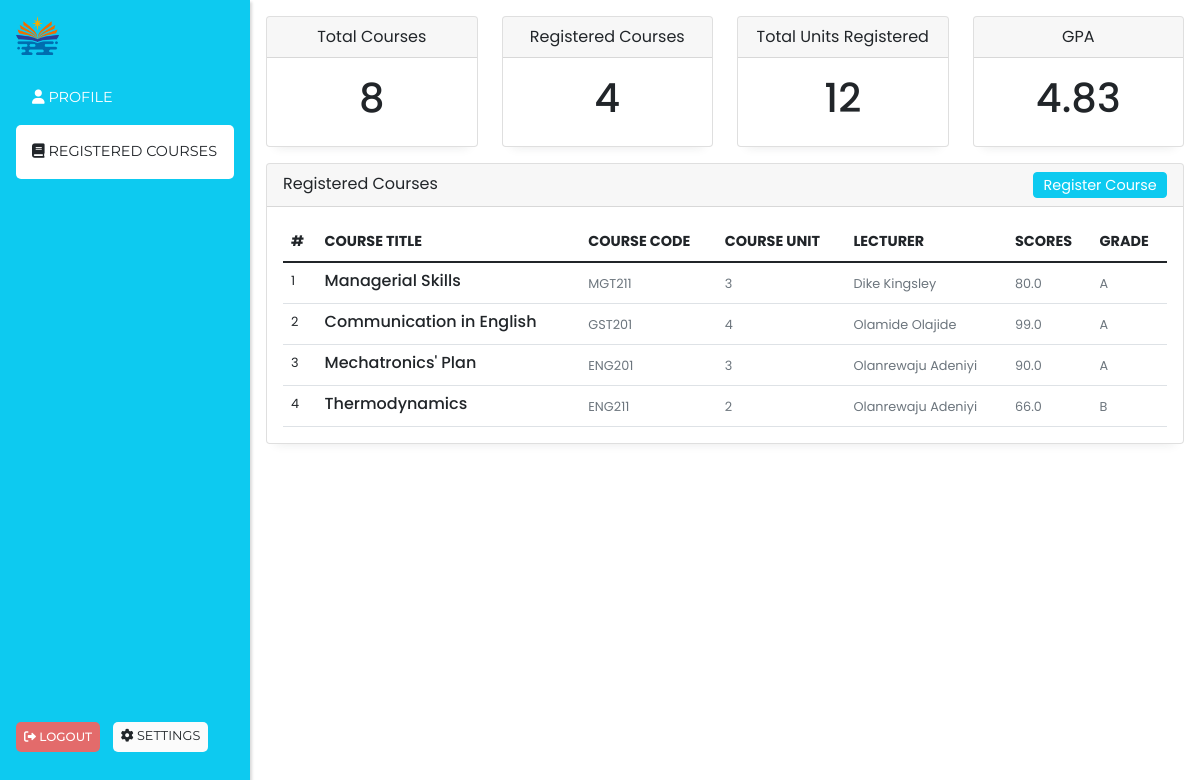
/registered_courses (signed in), run on the app's committed database.
### models/students.py (models this page shows, shortened)
class Student(db.Model, UserMixin):
    __tablename__ = "students"
    id = db.Column(db.String(50), default=hexid, primary_key=True, index=True)
    first_name = db.Column(db.String(80), nullable=False)
    last_name = db.Column(db.String(80), nullable=False)
    email = db.Column(db.String(120), unique=True, nullable=False)
    phone = db.Column(db.String(20), nullable=False)
    active = db.Column(db.Boolean, default=True)
    stud_id = db.Column(
        db.String(50),
        unique=True,
        nullable=False,
        default=code_generator(f"ACA-{datetime.now().year}-"),
    )
    gpa = db.Column(db.Float, nullable=False, default=0.00)
    password = db.Column(
        db.Text, nullable=False, default=student_default_password("academia")
    )
    changed_password = db.Column(db.Boolean, nullable=False, default=False)
    created_at = db.Column(db.DateTime, nullable=False, default=datetime.utcnow)
    registered_courses = db.relationship(
        "CourseRegistered", cascade="all, delete", backref="student", lazy=True
    )

### models/course_registered.py (models this page shows, shortened)
class CourseRegistered(db.Model, UserMixin):
    __tablename__ = "course_registered"
    id = db.Column(db.String(50), default=hexid, primary_key=True, index=True)
    score = db.Column(db.Float, nullable=False, default=0.0)
    grade = db.Column(db.String(10), default="N/A")
    student_id = db.Column(db.String(50), db.ForeignKey("students.id"), nullable=False)
    course_id = db.Column(db.String(50), db.ForeignKey("courses.id"), nullable=False)

### models/courses.py (models this page shows, shortened)
class Course(db.Model, UserMixin):
    __tablename__ = "courses"
    id = db.Column(db.String(50), default=hexid, primary_key=True, index=True)
    course_title = db.Column(db.String(100), nullable=False)
    course_code = db.Column(db.String(80), unique=True, nullable=False)
    year = db.Column(db.Integer, nullable=False, default=datetime.now().year)
    course_unit = db.Column(db.Integer, nullable=False)
    created_at = db.Column(db.DateTime, nullable=False, default=datetime.now)
    teacher_id = db.Column(db.String(50), db.ForeignKey("admin.id"))
    registered_courses = db.relationship(
        "CourseRegistered", backref="course", lazy=True, cascade="all, delete"
    )
    student_registered = db.relationship(
        "CourseRegistered",
        viewonly=True,
        overlaps="course,registered_courses",
        backref="student_",
    )

### models/admin.py (models this page shows, shortened)
class Admin(db.Model, UserMixin):
    __tablename__ = "admin"
    id = db.Column(db.String(50), default=hexid, primary_key=True, index=True)
    first_name = db.Column(db.String(50), nullable=False)
    last_name = db.Column(db.String(50), nullable=False)
    active = db.Column(db.Boolean, default=True)
    adm_id = db.Column(
        db.String(50), unique=True, nullable=False, default=generate_admin_id
    )
    email = db.Column(db.String(120), unique=True, nullable=False)
    is_superadmin = db.Column(db.Boolean, default=False)
    phone_number = db.Column(db.String(50), nullable=True)
    role_id = db.Column(db.String(50), db.ForeignKey("role.id"), nullable=False)
    password = db.Column(db.Text, nullable=False)
    date_created = db.Column(db.DateTime, default=datetime.now)
    courses = db.relationship(
        "Course", cascade="all, delete", backref="lecturer", lazy=True
    )

### endpoints/student.py (the view)
@student.route("/registered_courses", methods=["GET"])
@login_required
@student_required
def registered_courses():
    alert = session.pop("alert", None)
    bg_color = session.pop("bg_color", None)
    reg_courses = CourseRegistered.query.filter_by(
        student_id=current_user.id
    )
    total_units = sum([course.course.course_unit for course in reg_courses])
    courses = Course.query.all()
    return render_template(
        "student_templates/reg_courses.html",
        registered_courses=True,
        alert=alert,
        bg_color=bg_color,
        reg_courses=reg_courses,
        total_units=total_units,
        total_courses=len(courses),
    )

### app_config.py (called while the page is built)
def create_app(config=config_object["development"]):
    app = Flask(__name__)
    app.config.from_object(config)
    cors.init_app(app)
    login_manager.init_app(app)
    db.init_app(app)
    migrate.init_app(app, db)
    @login_manager.user_loader
    def load_user(user_id):
        logged_user = Admin.query.get(user_id)
        if not logged_user:
            logged_user = Student.query.get(user_id)
        return logged_user
    @login_manager.unauthorized_handler
    def unauthorized():
        session["alert"] = "Please login to access this page"
        session["bg_color"] = "danger"
        return redirect(url_for("school.login"))
    @app.errorhandler(404)
    def page_not_found(e):
        return render_template("404.html")
    app.register_blueprint(admin_blueprint)
    app.register_blueprint(school_blueprint)
    app.register_blueprint(student_blueprint)
    return app

### templates/student_templates/reg_courses.html (shortened to what this page needs)
{% extends 'student_templates/student_layout.html' %}
{% block content %}
<div class="row">
    <div class="col-md-3 d-md-block">
        <div class="card">
            <div class="card-header text-center">
                Total Courses
            </div>
            <div class="card-body">
                <h1 class="text-center">{{total_courses}}</h1>
            </div>
        </div>
    </div>
    <div class="col-md-3 d-md-block">
        <div class="card">
            <div class="card-header text-center">
                Registered Courses
            </div>
            <div class="card-body">
                <h1 class="text-center">{{current_user.registered_courses|length}}</h1>
            </div>
        </div>
    </div>
    <div class="col-md-3 d-md-block">
        <div class="card">
            <div class="card-header text-center">
                Total Units Registered
            </div>
            <div class="card-body">
                <h1 class="text-center">{{total_units}}</h1>
            </div>
        </div>
    </div>
    <div class="col-md-3 d-md-block">
        <div class="card">
            <div class="card-header text-center">
                GPA
            </div>
            <div class="card-body">
                <h1 class="text-center">{{current_user.gpa}}</h1>
            </div>
        </div>
    </div>
</div>
<div class="row mt-3">
    <div class="col-md-12">
        <div class="card">
            <div class="card-header">
                <span>Registered Courses</span>
                <span class="float-end">
                    <a href="{{url_for('student.available_courses')}}" class="btn btn-info text-white badge fw-normal shadow-none" style="font-size: .9rem;">Register Course</a>
                </span>
            </div>
            <div class="card-body">
                <div class="row">
                    <div class="col-md-12">
                        <div class="table-responsive">
                            <table class="table no-wrap user-table mb-0">
                                <thead>
                                    <tr>
                                        <th scope="col" class="border-0 text-uppercase font-medium pl-4" style="font-size: .9rem;">#</th>
                                        <th scope="col" class="border-0 text-uppercase font-medium" style="font-size: .9rem;">Course Title</th>
                                        <th scope="col" class="border-0 text-uppercase font-medium" style="font-size: .9rem;">Course Code</th>
                                        <th scope="col" class="border-0 text-uppercase font-medium" style="font-size: .9rem;">Course Unit</th>
                                        <th scope="col" class="border-0 text-uppercase font-medium" style="font-size: .9rem;">Lecturer</th>
                                        <th scope="col" class="border-0 text-uppercase font-medium" style="font-size: .9rem;">Scores</th>
                                        <th scope="col" class="border-0 text-uppercase font-medium" style="font-size: .9rem;">Grade</th>
                                    </tr>
                                </thead>
                                <tbody>
                                    {% for course in reg_courses %}
                                    <tr>
                                        <td class="pl-4" style="font-size: .8rem;">{{loop.index}}</td>
                                        <td>
                                            <h5 class="font-medium mb-0" style="font-size: 1rem;">{{course.course.course_title}}</h5>
                                        </td>
                                        <td>
                                            <span class="text-muted" style="font-size: .8rem;">{{course.course.course_code}}</span>
                                        </td>
                                        <td>
                                            <span class="text-muted" style="font-size: .8rem;">{{course.course.course_unit}}</span>
                                        </td>
                                        <td>
                                            <span class="text-muted" style="font-size: .8rem;">{{course.course.lecturer.last_name}} {{course.course.lecturer.first_name}}</span>
                                        </td>
                                        <td>
                                            <span class="text-muted" style="font-size: .8rem;">{{course.score}}</span>
                                        </td>
                                        <td>
                                            <span class="text-muted" style="font-size: .8rem;">{{course.grade}}</span>
                                        </td>
                                    </tr>
                                    {% endfor %}
                                </tbody>
                            </table>
                        </div>
                    </div>
                </div>
                </div>
            </div>
        </div>
    </div>
</div>
{% endblock content %}

### templates/student_templates/student_layout.html (style rules this page uses)
* { margin: 0; padding: 0; box-sizing: border-box; font-family: 'Poppins', sans-serif; }
a { text-decoration: none; color: white; }

### templates/student_templates/reg_courses.html (style rules this page uses)
.card { box-shadow: rgba(33, 35, 38, 0.1) 0px 10px 10px -10px; }

### data on the page
Student: gpa "4.83"
CourseRegistered: course.course_title "Managerial Skills", course.course_code "MGT211", course.course_unit "3", course.lecturer.last_name "Dike", course.lecturer.first_name "Kingsley", score "80.0", grade "A"
CourseRegistered: course.course_title "Communication in English", course.course_code "GST201", course.course_unit "4", course.lecturer.last_name "Olamide", course.lecturer.first_name "Olajide", score "99.0", grade "A"
CourseRegistered: course.course_title "Mechatronics' Plan", course.course_code "ENG201", course.course_unit "3", course.lecturer.last_name "Olanrewaju", course.lecturer.first_name "Adeniyi", score "90.0", grade "A"
CourseRegistered: course.course_title "Thermodynamics", course.course_code "ENG211", course.course_unit "2", course.lecturer.last_name "Olanrewaju", course.lecturer.first_name "Adeniyi", score "66.0", grade "B"

### other printed values
{{ total_courses }} "8"
{{ current_user.registered_courses|length }} "4"
{{ total_units }} "12"
